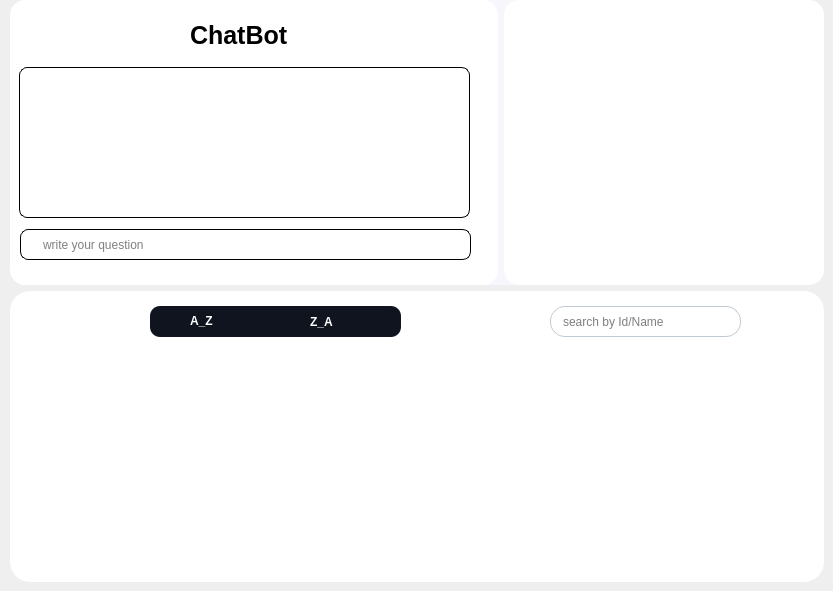
           <widget class="QWidget" name="page_23">
            <widget class="QWidget" name="table_4" native="true">
             <property name="geometry">
              <rect>
               <x>10</x>
               <y>291</y>
               <width>814</width>
               <height>291</height>
              </rect>
             </property>
             <property name="styleSheet">
              <string notr="true">background-color:white ; 
border-radius:20px ; 
</string>
             </property>
             <widget class="QTableView" name="tableView_5">
              <property name="geometry">
               <rect>
                <x>40</x>
                <y>80</y>
                <width>731</width>
                <height>171</height>
               </rect>
              </property>
              <property name="cursor" stdset="0">
               <cursorShape>PointingHandCursor</cursorShape>
              </property>
              <property name="styleSheet">
               <string notr="true">QTableView {
    background-color : white ; 
    color: black;
    font: 12px;
}
QHeaderView::section {
    background-color: #0F141E;
    color: white;
    height: 30px;
    font: 15px;
}
QHeaderView::section:first {
    border-top-left-radius: 5px;
}
QHeaderView::section:last {
    border-top-right-radius: 5px;
}
QScrollBar:vertical {
    background: #dee2e6;
}
 QScrollBar::handle:vertical {
    background: #dee2e6;
 }
QScrollBar:horizontal {
    background: #dee2e6;
}
 QScrollBar::handle:horizontal {
    background: #dee2e6;
 }</string>
              </property>
              <property name="verticalScrollBarPolicy">
               <enum>Qt::ScrollBarAlwaysOff</enum>
              </property>
              <property name="horizontalScrollBarPolicy">
               <enum>Qt::ScrollBarAlwaysOff</enum>
              </property>
              <property name="sizeAdjustPolicy">
               <enum>QAbstractScrollArea::AdjustToContents</enum>
              </property>
              <property name="editTriggers">
               <set>QAbstractItemView::NoEditTriggers</set>
              </property>
              <property name="showGrid">
               <bool>true</bool>
              </property>
              <property name="gridStyle">
               <enum>Qt::SolidLine</enum>
              </property>
              <property name="sortingEnabled">
               <bool>true</bool>
              </property>
              <attribute name="horizontalHeaderDefaultSectionSize">
               <number>146</number>
              </attribute>
             </widget>
             <widget class="QPushButton" name="add_s">
              <property name="geometry">
               <rect>
                <x>20</x>
                <y>20</y>
                <width>21</width>
                <height>21</height>
               </rect>
              </property>
              <property name="cursor">
               <cursorShape>PointingHandCursor</cursorShape>
              </property>
              <property name="styleSheet">
               <string notr="true">#add_s {
	image: url(:/icons/tsawer/plus.svg);
}
#add_s::hover {
	image:url(:/icons/tsawer/plus_hover.svg);
}</string>
              </property>
              <property name="text">
               <string/>
              </property>
             </widget>
             <widget class="QLineEdit" name="search_bar_s">
              <property name="geometry">
               <rect>
                <x>540</x>
                <y>15</y>
                <width>191</width>
                <height>31</height>
               </rect>
              </property>
              <property name="cursor">
               <cursorShape>IBeamCursor</cursorShape>
              </property>
              <property name="styleSheet">
               <string notr="true">QLineEdit {
 	background-color:transparent ;
	border-radius:15px ; 
	border:1px solid #BFC9D3; 
	padding : 0 40px 0 10px ; 
} </string>
              </property>
              <property name="placeholderText">
               <string>search by Id/Name</string>
              </property>
             </widget>
             <widget class="QPushButton" name="search_button_s">
              <property name="geometry">
               <rect>
                <x>700</x>
                <y>15</y>
                <width>21</width>
                <height>31</height>
               </rect>
              </property>
              <property name="cursor">
               <cursorShape>PointingHandCursor</cursorShape>
              </property>
              <property name="styleSheet">
               <string notr="true">QPushButton {	
	background-color: transparent ;
	border-radius:20px ; 
	
	image: url(:/icons/tsawer/search.svg) ; 
} 
</string>
              </property>
              <property name="text">
               <string/>
              </property>
             </widget>
             <widget class="QPushButton" name="tri_s">
              <property name="geometry">
               <rect>
                <x>110</x>
                <y>20</y>
                <width>21</width>
                <height>21</height>
               </rect>
              </property>
              <property name="cursor">
               <cursorShape>PointingHandCursor</cursorShape>
              </property>
              <property name="styleSheet">
               <string notr="true">QPushButton {
	image: url(:/icons/tsawer/filter.svg);
}
QPushButton::hover {
	image: url(:/icons/tsawer/filter_hover.svg);
}</string>
              </property>
              <property name="text">
               <string/>
              </property>
             </widget>
             <widget class="QWidget" name="tri_bar_s" native="true">
              <property name="enabled">
               <bool>true</bool>
              </property>
              <property name="geometry">
               <rect>
                <x>140</x>
                <y>15</y>
                <width>251</width>
                <height>31</height>
               </rect>
              </property>
              <property name="styleSheet">
               <string notr="true">QWidget {
 	background-color:#0F141E ;
	border-radius:10px ; 
	padding : 0 40px 0 10px ; 
}</string>
              </property>
              <widget class="QRadioButton" name="tri_az">
               <property name="geometry">
                <rect>
                 <x>10</x>
                 <y>5</y>
                 <width>101</width>
                 <height>20</height>
                </rect>
               </property>
               <property name="styleSheet">
                <string notr="true">QRadioButton{
	background-color:transparent ; 
	color:white ; 
	border:0px ; 
	font-weight :bold ; 
}</string>
               </property>
               <property name="text">
                <string>A_Z</string>
               </property>
               <property name="checkable">
                <bool>true</bool>
               </property>
              </widget>
              <widget class="QRadioButton" name="tri_za">
               <property name="geometry">
                <rect>
                 <x>130</x>
                 <y>5</y>
                 <width>121</width>
                 <height>21</height>
                </rect>
               </property>
               <property name="styleSheet">
                <string notr="true">QRadioButton{
	background-color:transparent ; 
	color:white ; 
	border:0px ; 
	font-weight :bold ; 
}</string>
               </property>
               <property name="text">
                <string>Z_A</string>
               </property>
              </widget>
             </widget>
             <widget class="QPushButton" name="pdf_s">
              <property name="geometry">
               <rect>
                <x>50</x>
                <y>20</y>
                <width>21</width>
                <height>21</height>
               </rect>
              </property>
              <property name="cursor">
               <cursorShape>PointingHandCursor</cursorShape>
              </property>
              <property name="styleSheet">
               <string notr="true">QPushButton {
	image: url(:/icons/tsawer/download.svg);
}
QPushButton::hover {
	
	image: url(:/icons/tsawer/download_hover.svg);
}</string>
              </property>
              <property name="text">
               <string/>
              </property>
             </widget>
             <widget class="QPushButton" name="historique">
              <property name="geometry">
               <rect>
                <x>80</x>
                <y>20</y>
                <width>21</width>
                <height>21</height>
               </rect>
              </property>
              <property name="cursor">
               <cursorShape>PointingHandCursor</cursorShape>
              </property>
              <property name="styleSheet">
               <string notr="true">QPushButton {
	image: url(:/icons/tsawer/clock.svg);
}
QPushButton::hover {
	image: url(:/icons/tsawer/clock_hover.svg);
}</string>
              </property>
              <property name="text">
               <string/>
              </property>
             </widget>
            </widget>
            <widget class="QWidget" name="others_3" native="true">
             <property name="geometry">
              <rect>
               <x>10</x>
               <y>0</y>
               <width>814</width>
               <height>285</height>
              </rect>
             </property>
             <property name="maximumSize">
              <size>
               <width>16777215</width>
               <height>285</height>
              </size>
             </property>
             <property name="styleSheet">
              <string notr="true">background-color:#F7F6FC   ; 
border-radius:20px ; 
</string>
             </property>
             <layout class="QHBoxLayout" name="horizontalLayout_10">
              <item>
               <widget class="QWidget" name="widget_10" native="true">
                <property name="styleSheet">
                 <string notr="true">background-color:white ; 
border-radius:15px ; </string>
                </property>
                <widget class="QLabel" name="label_83">
                 <property name="geometry">
                  <rect>
                   <x>180</x>
                   <y>20</y>
                   <width>101</width>
                   <height>31</height>
                  </rect>
                 </property>
                 <property name="styleSheet">
                  <string notr="true">color:black ; 
font-size:25px ; 
font-weight:bold ; </string>
                 </property>
                 <property name="text">
                  <string>ChatBot</string>
                 </property>
                </widget>
                <widget class="QLineEdit" name="usermessage">
                 <property name="geometry">
                  <rect>
                   <x>10</x>
                   <y>229</y>
                   <width>451</width>
                   <height>31</height>
                  </rect>
                 </property>
                 <property name="styleSheet">
                  <string notr="true">background-color:white ; 
border:1px solid black ; 
border-radius:8px ; 
padding : 0 50px 0 20px ;  
</string>
                 </property>
                 <property name="placeholderText">
                  <string>write your question</string>
                 </property>
                </widget>
                <widget class="QPushButton" name="chatbot_send">
                 <property name="geometry">
                  <rect>
                   <x>425</x>
                   <y>234</y>
                   <width>31</width>
                   <height>21</height>
                  </rect>
                 </property>
                 <property name="cursor">
                  <cursorShape>PointingHandCursor</cursorShape>
                 </property>
                 <property name="styleSheet">
                  <string notr="true">#chatbot_send{
	image: url(:/icons/tsawer/send.svg);
}

#chatbot_send:hover{
	image: url(:/icons/tsawer/send_hover.svg);
}
</string>
                 </property>
                 <property name="text">
                  <string/>
                 </property>
                </widget>
                <widget class="QTextEdit" name="response">
                 <property name="geometry">
                  <rect>
                   <x>9</x>
                   <y>67</y>
                   <width>451</width>
                   <height>151</height>
                  </rect>
                 </property>
                 <property name="styleSheet">
                  <string notr="true">background-color:white ; 
border:1px solid black ; 
border-radius:8px ; 
font-size:15px ; 
</string>
                 </property>
                 <property name="readOnly">
                  <bool>true</bool>
                 </property>
                </widget>
               </widget>
              </item>
              <item>
               <widget class="QWidget" name="donut_3" native="true">
                <property name="maximumSize">
                 <size>
                  <width>320</width>
                  <height>16777215</height>
                 </size>
                </property>
                <property name="styleSheet">
                 <string notr="true">background-color:white ; 
border-radius:15px ; </string>
                </property>
                <layout class="QHBoxLayout" name="horizontalLayout_11">
                 <item>
                  <layout class="QHBoxLayout" name="horizontalLayout_12">
                   <item>
                    <widget class="QLabel" name="username_4">
                     <property name="styleSheet">
                      <string notr="true">#username {
	background-color:transparent ; 
	color:black ; 
	font-size:13px ; 
}</string>
                     </property>
                     <property name="text">
                      <string/>
                     </property>
                    </widget>
                   </item>
                  </layout>
                 </item>
                </layout>
               </widget>
              </item>
             </layout>
            </widget>
           </widget>
